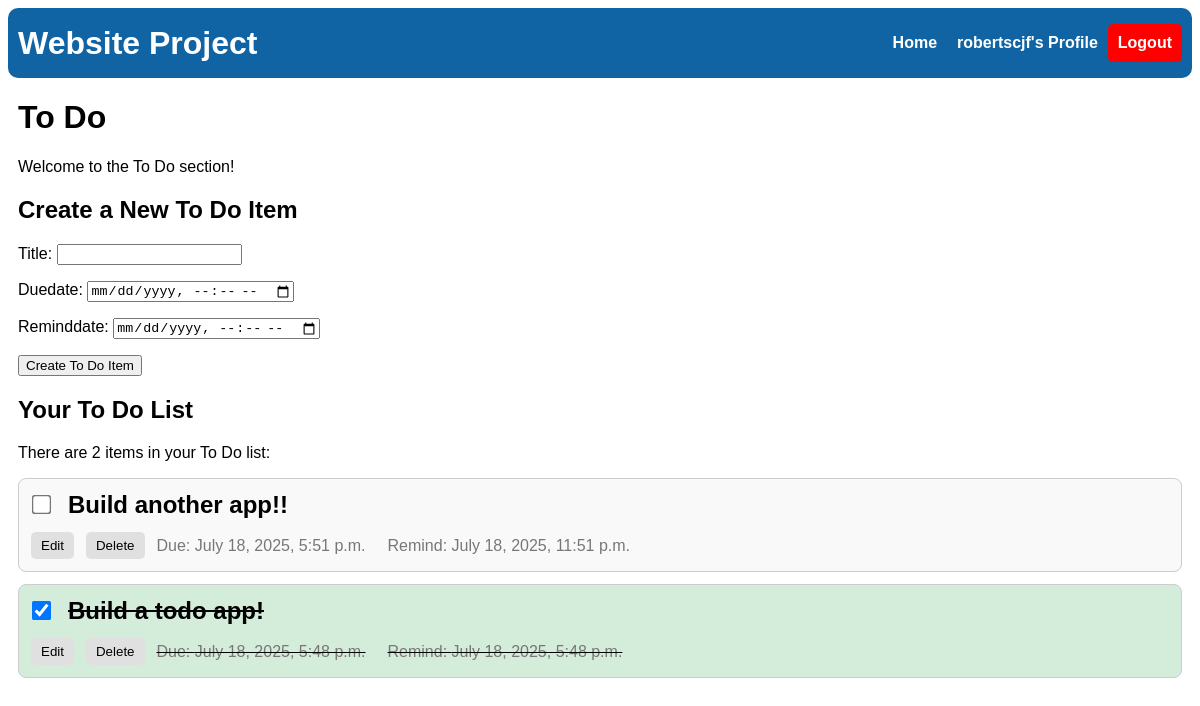
The page /todo/ (signed in) on the database its author committed.
### todo/models.py (models this page shows, shortened)
class TodoItem(models.Model):
    user = models.ForeignKey('auth.User', on_delete=models.CASCADE)
    title = models.CharField(max_length=200)
    completed = models.BooleanField(default=False)
    dueDate = models.DateTimeField(null=True, blank=True)
    remindDate = models.DateTimeField(null=True, blank=True)
    updatedAt = models.DateTimeField(auto_now=True)

### todo/views.py (the view, shortened to what this page needs)
# urls.py: path('', views.todoPage, name='todo'),
@login_required(login_url='login')
def todoPage(request):
    form = TodoItemForm()
    if request.method == 'POST' and 'updateTodo' in request.POST:
        todo_id = request.POST.get('todo_id')
        completed = request.POST.get('completed') == 'on'
        TodoItem.objects.filter(pk=todo_id, user=request.user).update(completed=completed)
        return redirect('todo:todo')
    todos = TodoItem.objects.filter(user=request.user).order_by('completed', 'dueDate')
    context = {'todos': todos, 'form': form}
    return render(request, 'todo/todo.html', context)

### todo/forms.py
class TodoItemForm(forms.ModelForm):
    dueDate = forms.DateTimeField(widget=forms.DateTimeInput(attrs={'type': 'datetime-local'}), required=True)
    remindDate = forms.DateTimeField(widget=forms.DateTimeInput(attrs={'type': 'datetime-local'}), required=True)
    class Meta:
        model = TodoItem
        fields = ['title', 'dueDate', 'remindDate']

### todo/templates/todo/todo.html (shortened to what this page needs)
{% extends "main/base.html" %}
{% block content %}
    <h1>To Do</h1>
    <p>Welcome to the To Do section!</p>
    <h2>Create a New To Do Item</h2>
    <form method="post" enctype="multipart/form-data">
        {{ form.as_p }}
        <button type="submit">Create To Do Item</button>
    </form>
  <h2>Your To Do List</h2>
  <p>There are {{ todos|length }} items in your To Do list:</p>
  <ul class="todoGroup">
    {% for todo in todos %}
      <li class="todoBox {% if todo.completed %}completed{% endif %}">
        <div class="todoHeader">
            <form method="post">
            <input type="checkbox" name="completed" {% if todo.completed %}checked{% endif %} onchange="this.form.submit();">
            </form>
          <span class="todoTitle">{{ todo.title }}</span>
        </div>
        <div class="todoFooter">
          <a href="{% url 'todo:todoEdit' todo.pk %}">
            <button class="todoAction edit">Edit</button>
          </a>
          <a href="{% url 'todo:todoDelete' todo.pk %}">
            <button class="todoAction delete">Delete</button>
          </a>
          <span class="todoDate">Due: {{ todo.dueDate }}</span>
          <span class="todoRemind">Remind: {{ todo.remindDate }}</span>
        </div>
      </li>
    {% endfor %}
  </ul>
{% endblock %}

### main/templates/main/base.html (shortened to what this page needs)
<!DOCTYPE html>
{% load static %}
<html lang="en">
  <head>
    <link rel="stylesheet" href="{% static 'main/style.css' %}" />
  </head>
  <body>
    <nav>
        <h1>Website Project</h1>
        <ul>
            <li><a href="/">Home</a></li>
            {% if user.is_authenticated %}
                <li id="Profile"><a href="/profile/">{{user.username}}'s Profile</a></li>
                <li id="logout"><a href="/logout/">Logout</a></li>
            {% else %}
                <li id="login"><a href="/login/">Login</a></li>
                <li id="register"><a href="/register/">Register</a></li>
            {% endif %}
        </ul>
    </nav>
    <main>{% block content %} no content {% endblock %}</main>
  </body>
</html>

### main/static/main/style.css (style rules this page uses)
body { font-family: Arial, Helvetica, sans-serif; }
main { padding: 0px 10px; }
nav { background-color: #1164a3; padding: 0px 10px; display: flex; color: white; justify-content: space-between; border-radius: 10px; }
nav h1 { margin: 10px 0px; font-size: 200%; align-self: center; text-decoration: none; color: white; }
nav ul { display: flex; justify-content: space-around; align-items: center; }
nav li { list-style: none; padding: 10px; font-weight: bold; align-items: center; }
nav li#logout { background-color: red; border-radius: 5px; }
nav li a { color: white; text-decoration: none }
.todoGroup { list-style: none; padding: 0; margin: 0; }
.todoBox { border: 1px solid #ccc; border-radius: 8px; margin-bottom: 12px; padding: 12px; background-color: #f9f9f9; }
.todoBox.completed { background-color: #d4edda; text-decoration: line-through; }
.todoHeader { display: flex; align-items: center; margin-bottom: 13px; }
.todoHeader input[type="checkbox"] { margin-right: 20px; transform: scale(1.5); }
.todoTitle { font-size: 1.5em; font-weight: bold; }
.todoFooter { display: flex; flex-wrap: wrap; gap: 12px; color: #555; }
.todoAction { background-color: #e0e0e0; border: none; padding: 6px 10px; border-radius: 5px; cursor: pointer; }
.todoDate, .todoRemind { margin-right: 10px; color: #777; display: inline-flex; align-items: center; }

### rows shown on the page
TodoItem: title "Build another app!!", dueDate "July 18, 2025, 5:51 p.m.", remindDate "July 18, 2025, 11:51 p.m."
TodoItem: completed "☑", title "Build a todo app!", dueDate "July 18, 2025, 5:48 p.m.", remindDate "July 18, 2025, 5:48 p.m."

### other values the page prints
{{ user.username }} "robertscjf"
{{ todos|length }} "2"
